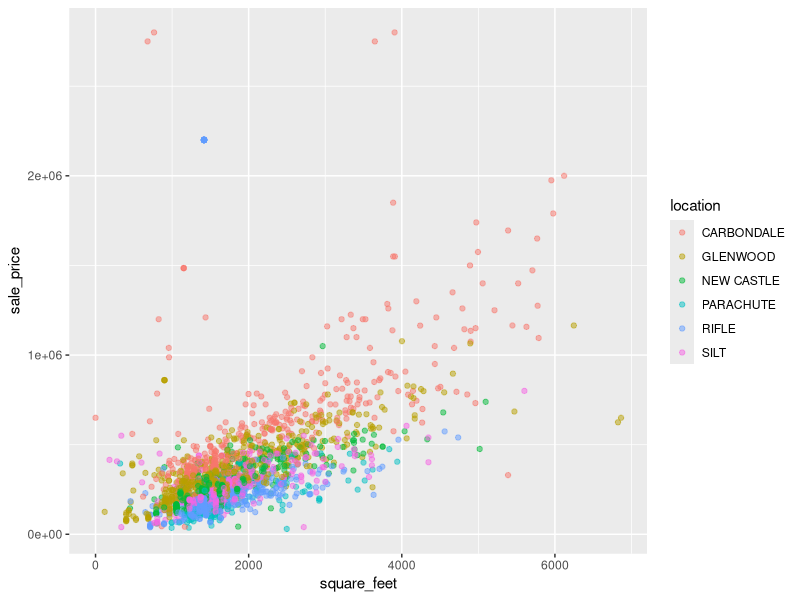
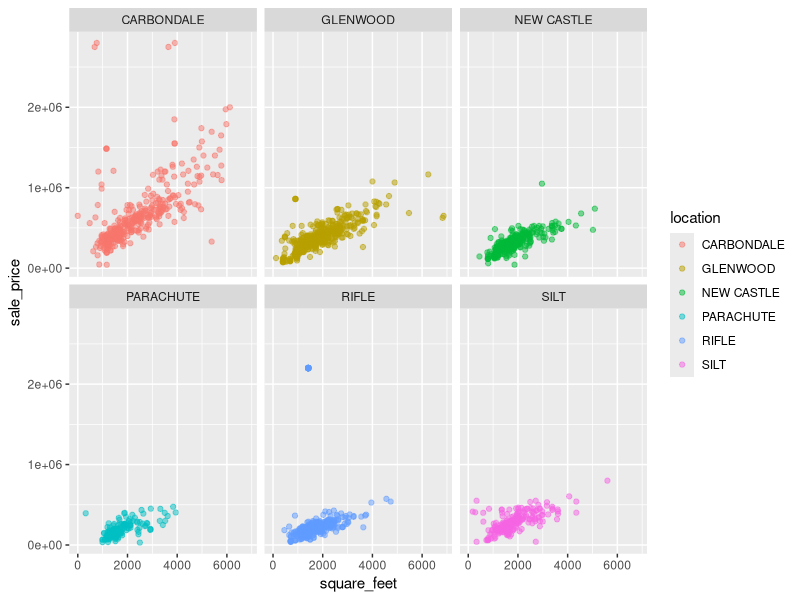
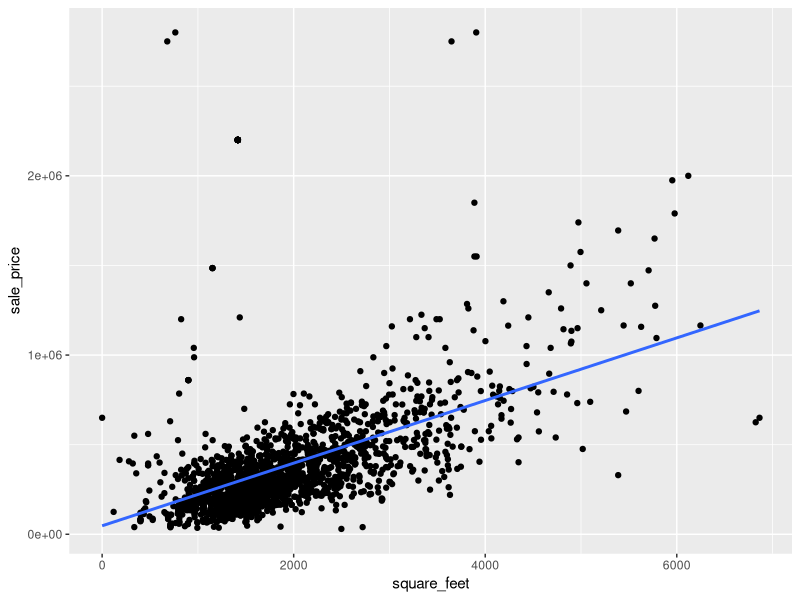
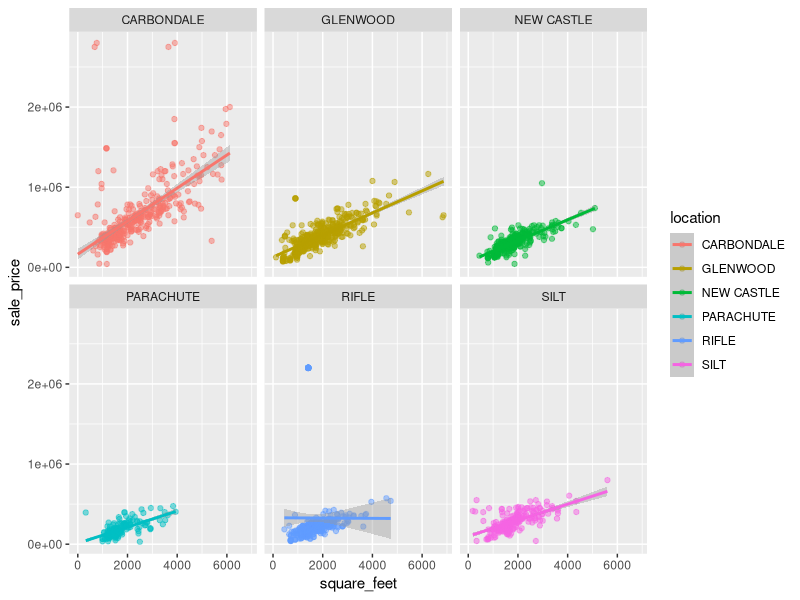

Write R code to recreate these figures, in order.
## ---- chunk 1
knitr::opts_chunk$set(echo = TRUE)
## ---- chunk 2
# This chunk includes the data processing steps to wrangle and clean the data
library(tidyverse) # For reading-in, wrangling, visualizing the data, and for pipe operator
library(readxl) # Tidyverse package for reading in Excel files
library(magrittr) # For the '%<>%' pipe operator

# Read-in townhomes and condo sales data
townhomes <- read_xlsx("2017-comparable-sales-condos-townhomes.xlsx") 

# Read-in single family home sales data
single_family <- read_xlsx("2017-comparable-sales-single-family.xlsx") 

# Check column names and formats
glimpse(townhomes) 
glimpse(single_family)
# 'sale_price' column was coerced to numeric and special characters '$' and ',' removed

# Replace spaces in column names with underscores ('_') and make names lowercase
# the package 'magrittr' is used for the pipe operator, this is loaded with the 'tidyverse' library
colnames(townhomes) %<>% str_replace_all("\\s", "_") %<>% tolower() 
colnames(single_family) %<>% str_replace_all("\\s", "_") %<>% tolower()

# Rename column "actual_year_built" as "year_built" for consistency between datasets
townhomes <- townhomes %>% 
  rename(year_built = actual_year_built) 

# Add a "classifcation" column to the single_family dataset and set all values to "Single Family"
single_family <- single_family %>% 
  mutate(classification = "Single Family")

# bind_rows() throws an error b/c 'reception' column is numeric in townhomes dataset; convert to character
townhomes$reception <- as.character(townhomes$reception)

# Combine the datasets into one
home_sales <- bind_rows(single_family, townhomes)
glimpse(home_sales)
# No new columns were created during the 'bind_rows()' process, indicating all colums align
# Remove single_family and townhomes dataframes because they are no longer needed
rm(single_family, townhomes)

# unique(home_sales$classification) reveals a "Garage Only" type. Drop this.
home_sales <- home_sales %>% filter(classification != "Garage Only") 

# Rename the column "heated area" to "square_feet" for clarity, though technically not correct
home_sales <- home_sales %>% 
  rename(square_feet = heated_area)
## ---- chunk 3
glimpse(home_sales)
## ---- chunk 4
unique(home_sales$location)
## ---- chunk 5
ggplot(home_sales, aes(square_feet, sale_price, color = location)) +
  geom_point(alpha = 0.5)
## ---- chunk 6
ggplot(home_sales, aes(square_feet, sale_price, color = location)) +
  geom_point(alpha = 0.5, position = "jitter") +
  facet_wrap(~ location)
## ---- chunk 7
ggplot(data = home_sales, aes(x = square_feet, y = sale_price)) + 
  geom_point() + 
  geom_smooth(method = "lm", se = FALSE) #Method set to lm for the linear model
## ---- chunk 8
ggplot(home_sales, aes(square_feet, sale_price, color = location)) +
  geom_point(alpha = 0.5) +
  geom_smooth(method = "lm") +
  facet_wrap(~ location)
## ---- chunk 9
home_sales %>% arrange(desc(sale_price)) %>% select(c("sale_price", "location", "classification", "bedrooms", "square_feet")) %>% head(30)
